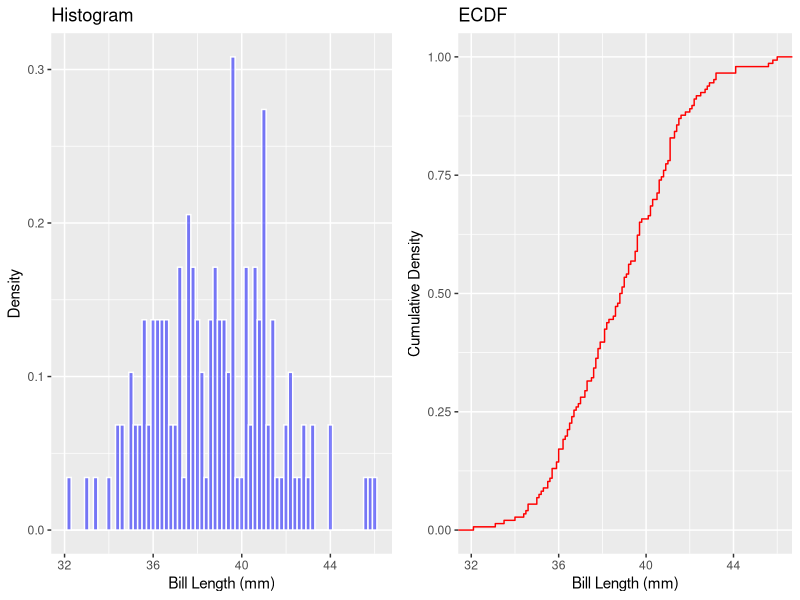
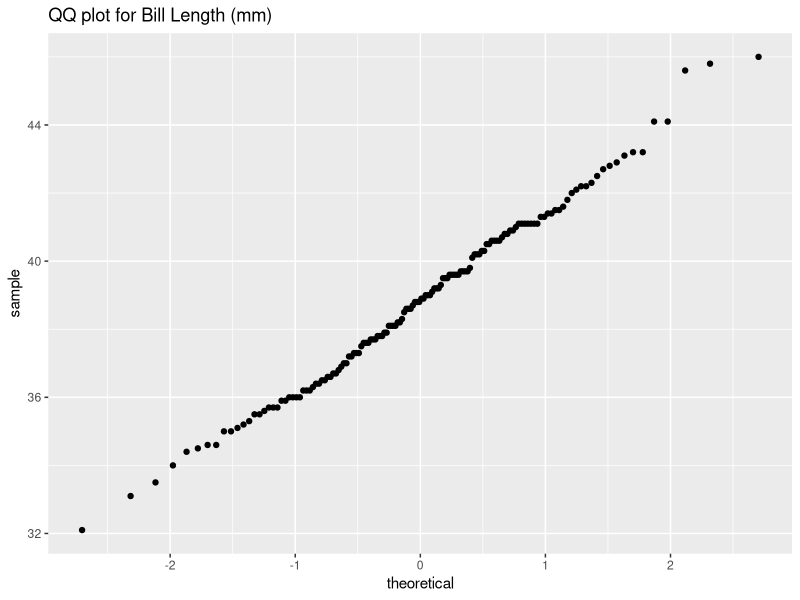
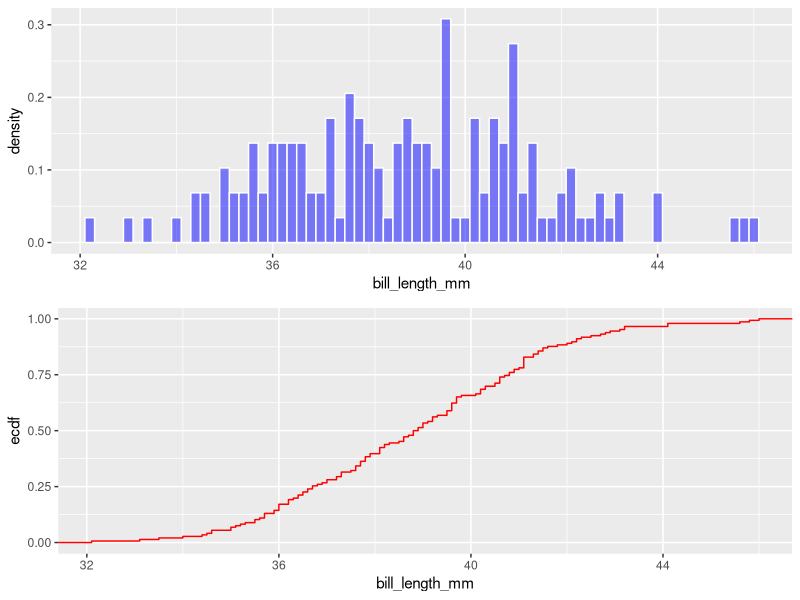

Write the R code that produced these figures, in order.
## ---- chunk 1
library(tidyverse)
library(palmerpenguins)
library(gridExtra)
## ---- chunk 2
adelie <- penguins |>
    filter(`species` == "Adelie") |>
    drop_na()
## ---- chunk 3
hist<-ggplot(data=adelie)+geom_histogram(aes(x=`bill_length_mm`,y=after_stat(density)),binwidth=.2,color='white',fill='blue',alpha=.5)+
labs(x="Bill Length (mm)",y="Density", title="Histogram")
ecdf <-ggplot(data=adelie)+stat_ecdf(aes(x=`bill_length_mm`),color='red')+labs(x="Bill Length (mm)",y="Cumulative Density", title="ECDF")

grid.arrange(hist, ecdf, ncol = 2)
## ---- chunk 4
ggplot(data=adelie)+stat_qq(aes(sample=`bill_length_mm`))+
    labs(title="QQ plot for Bill Length (mm)")
## ---- chunk 5
show <- function(data, column) {
    hist<-ggplot(data=data)+geom_histogram(aes(x={{column}},y=after_stat(density)),binwidth=.2,color='white',fill='blue',alpha=.5)
    ecdf <-ggplot(data=data)+stat_ecdf(aes(x={{column}}),color='red')
    return(list(hist,ecdf))
}
grid.arrange(grobs=show(adelie,bill_length_mm),ncol=1)
